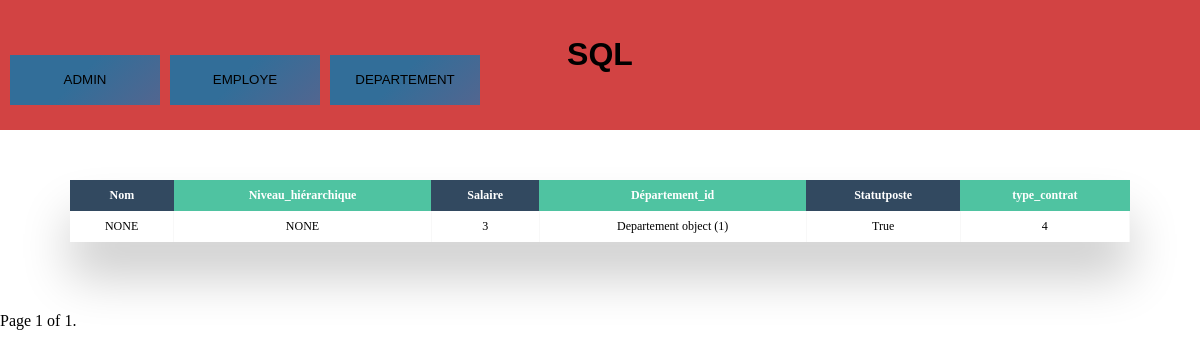
Page /Poste/ on the earlier database version.
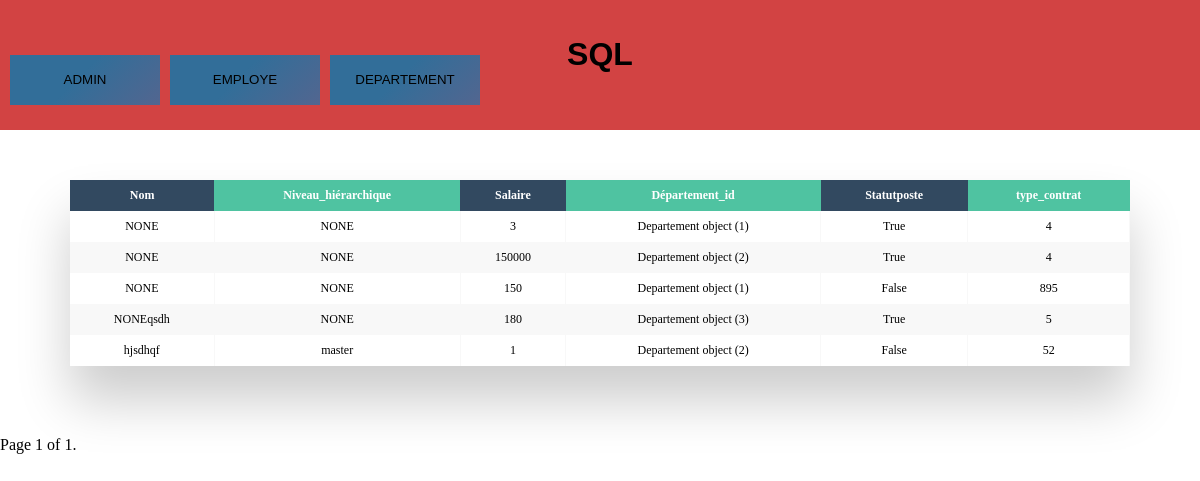
Same page on the later database version.
### polls/models.py (models this page shows)
class Postes(models.Model):
    id = models.AutoField(primary_key=True)
    Nom = models.CharField(max_length=100,default='NONE')
    Niveau_hiérarchique = models.CharField(max_length=100,default='NONE')
    Salaire = models.IntegerField()
    Département_id = models.ForeignKey(Departement, on_delete=models.CASCADE)
    Statutposte = models.BooleanField()
    type_contrat = models.IntegerField()

class Departement(models.Model):
    id = models.AutoField(primary_key=True)
    nom = models.CharField(max_length=100,default='NONE')
    nombre_personne_departement = models.IntegerField()
    date_de_creation_du_departement = models.DateField()
    budget_annuel_du_departement = models.IntegerField()
    responsable_departement = models.ForeignKey(Employe, on_delete=models.CASCADE)

### polls/views.py (the view)
def indexPoste(request):
    poste=Postes.objects.all()
    paginator = Paginator(poste, 10) # Show 10 contacts per page
    page = request.GET.get('page')
    postes = paginator.get_page(page)
    return render(request,'poste.html',{"postes":postes})

### template/poste.html (shortened to what this page needs)
<!DOCTYPE html>
<html lang="en">
<head>
</head>
<body>
<div class="header">
        <div class="titleHeader">
            <h1>SQL</h1>
        </div>
        <div class="butttonrow">
            <form action="/admin" method="GET">
            <button type="submit" name="admin" class="noselect">ADMIN</button>
            </form>
            <form action="/" method="GET">
            <button type="submit" class="noselect">EMPLOYE</button>
            </form>
            <form action="/Departement" method="GET">
            <button type="submit" class="noselect">DEPARTEMENT</button>
            </form>
        </div>
    </div>
    <div class="table-wrapper">
    <table class="fl-table">
        <thead>
        <tr>
            <th>Nom</th>
            <th>Niveau_hiérarchique</th>
            <th>Salaire</th>
            <th>Département_id</th>
            <th>Statutposte</th>
            <th>type_contrat</th>
        </tr>
        </thead>
        <tbody>
        {% for i in postes%}
        <tr>
            <td>{{i.Nom}}</td>
            <td>{{i.Niveau_hiérarchique}}</td>
            <td>{{i.Salaire}}</td>
            <td>{{i.Département_id}}</td>
            <td>{{i.Statutposte}}</td>
            <td>{{i.type_contrat}}</td>
        </tr>
        {% endfor %}
    </table>
</div>
        <div class="pagination">
        <span class="step-links">
            <span class="current">
                Page {{ postes.number }} of {{ postes.paginator.num_pages }}.
            </span>
        </span>
    </div>
    <div class="footer"></div>
</body>
</html>

### template/poste.html (style rules this page uses)
body { margin: 0; padding: 0; }
.header { width: auto; height: 130px; background-color: rgb(210, 67, 67); }
.titleHeader { padding-top: 15px; text-align: center; font-size: 10; font-family: Verdana, Geneva, Tahoma, sans-serif; }
.footer { height: 100px; width: auto; }
.table-wrapper { margin: 10px 70px 70px; box-shadow: 0px 35px 50px rgba( 0, 0, 0, 0.2 ); margin-top:50px; }
.fl-table { border-radius: 5px; font-size: 12px; font-weight: normal; border: none; border-collapse: collapse; width: 100%; max-width: 100%; white-space: nowrap; background-color: white; }
.fl-table td, .fl-table th { text-align: center; padding: 8px; }
.fl-table td { border-right: 1px solid #f8f8f8; font-size: 12px; }
.fl-table thead th { color: #ffffff; background: #4FC3A1; }
.fl-table thead th:nth-child(odd) { color: #ffffff; background: #324960; }
.fl-table tr:nth-child(even) { background: #F8F8F8; }
.noselect { -webkit-touch-callout: none; -webkit-user-select: none; -khtml-user-select: none; -moz-user-select: none; -ms-user-select: none; user-select: none; -webkit-tap-highlight-color: transparent; }
button { margin-top:-40px; margin-left:10px; width: 150px; height: 50px; cursor: pointer; border: none; display: flex; align-items: center; justify-content: center; background-color: #B67FBC; background-image: linear-gradient(315deg, #7f5a83 0%, #326E99 74%); background-size: 200% 100%; background-position: left; background-repeat: no-repeat; transition: 500ms; }
button:before { color: rgba(255,255,255,0.5); font-size: 16px; position: absolute; display: flex; align-items: center; justify-content: center; width: 140px; height: 40px; background-color: #1b2845; background-image: linear-gradient(315deg, #1b2845 0%, #274060 74%); transition: 500ms; }
.butttonrow { flex-direction: row; display: flex; }

Differences in the rows shown:
added Postes: Nom "NONE", Niveau_hiérarchique "NONE", Salaire "150000", Département_id "Departement object (2)", Statutposte "True", type_contrat "4"
added Postes: Nom "NONE", Niveau_hiérarchique "NONE", Salaire "150", Département_id "Departement object (1)", Statutposte "False", type_contrat "895"
added Postes: Nom "NONEqsdh", Niveau_hiérarchique "NONE", Salaire "180", Département_id "Departement object (3)", Statutposte "True", type_contrat "5"
added Postes: Nom "hjsdhqf", Niveau_hiérarchique "master", Salaire "1", Département_id "Departement object (2)", Statutposte "False", type_contrat "52"
